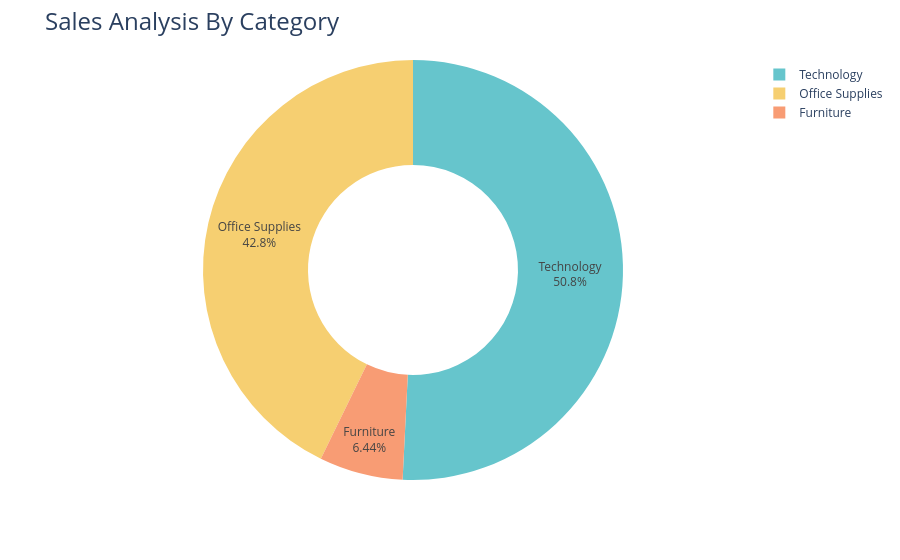

Notebook source saved alongside this figure:
### Code cell
fig=px.pie(profit_by_category,
            names="Category",
            values="Profit",
            hole=0.5,
            color_discrete_sequence=px.colors.qualitative.Pastel)
fig.update_traces(textposition="inside",textinfo="percent+label")
fig.update_layout(title_text="Sales Analysis By Category",title_font=dict(size=24))
fig.show()

### Figure 1 — Plotly figure (JSON) as saved in the notebook; plotly's stock layout.template omitted (floating-point values rounded to 4 significant figures)
{"data": [{"domain": {"x": [0, 1], "y": [0, 1]}, "hole": 0.5, "hovertemplate": "Category=%{label}<br>Profit=%{value}<extra></extra>", "labels": ["Furniture", "Office Supplies", "Technology"], "legendgroup": "", "name": "", "showlegend": true, "textinfo": "percent+label", "textposition": "inside", "type": "pie", "values": [18450.0, 122500.0, 145500.0]}], "layout": {"legend": {"tracegroupgap": 0}, "margin": {"t": 60}, "piecolorway": ["rgb(102, 197, 204)", "rgb(246, 207, 113)", "rgb(248, 156, 116)", "rgb(220, 176, 242)", "rgb(135, 197, 95)", "rgb(158, 185, 243)", "rgb(254, 136, 177)", "rgb(201, 219, 116)", "rgb(139, 224, 164)", "rgb(180, 151, 231)", "rgb(179, 179, 179)"], "title": {"font": {"size": 24}, "text": "Sales Analysis By Category"}}}
